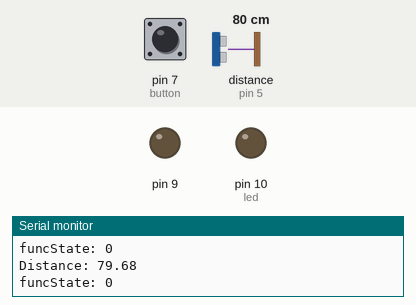
This sketch was run on a simulated Arduino Uno, built with avr-gcc and run on an emulated ATmega328P. On the bench: output pins drawn as LEDs (lit = HIGH), the last lines printed to the serial monitor. Wiring (inferred from the names in the program): ultrasonic range finder: trigger pin 4; echo pin 5. Dashed ring = blinking. The inputs (shaded band) are chosen by the test bench; at power-on: distance to the obstacle (sensor on pin 5) 80 cm, pin 7 (button) LOW. The echo pulse lasts 58.3 µs per cm; pins used as bus, display or sensor lines are not drawn.

Above: at 1.2 s.
1.3 s: distance to the obstacle (sensor on pin 5) set to 9 cm
4.3 s: pin 7 (button) pulled HIGH for 1 s
At 4.58 s:
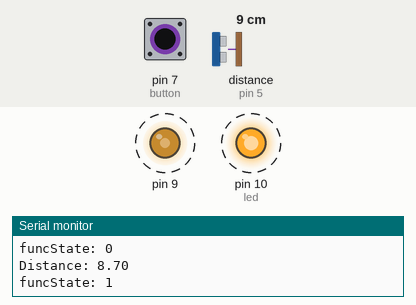
7.3 s: pin 7 (button) pulled HIGH for 0.15 s
At 8.2 s:
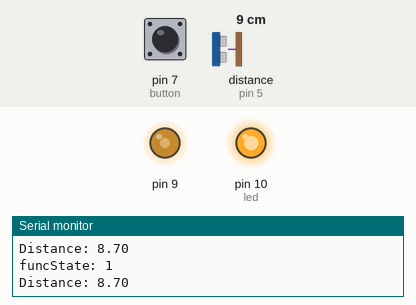
10.4 s: pin 7 (button) pulled HIGH for 3.2 s
At 10.58 s:
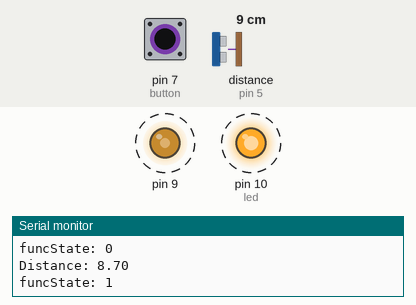
15.1 s: distance to the obstacle (sensor on pin 5) set to 4 cm
Timing chart, 0 to 18.1 s (numbered marks = the images above; inputs shaded):
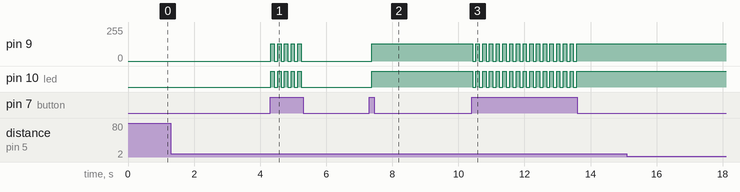

Measured:
- after the input at 4.3 s, pin 9: alternates 128/255 for 0.10 s and 0/255 for 0.10 s, 10 changes in all, then stays 0/255, starting at once; pin 10 (led): alternates HIGH for 0.10 s and LOW for 0.10 s, 10 changes in all, then stays LOW, starting at once
- after the input at 7.3 s, pin 9: 0/255 → 128/255 after 0.08 s; pin 10 (led): LOW → HIGH after 0.08 s
- after the input at 10.4 s, pin 9: alternates 128/255 for 0.10 s and 0/255 for 0.10 s, 32 changes in all, then stays 128/255, starting at once; pin 10 (led): alternates HIGH for 0.10 s and LOW for 0.10 s, 32 changes in all, then stays HIGH, starting at once

The sketch:

HC_SR04_practice.ino
```cpp
#include <TimerOne.h>

const int trigPin = 4;
const int echoPin = 5;
const int led = 10;
const int buzzer = 9;
const int button = 7;

bool funcState = false;

float duration, distance;

void setup() {
  Timer1.initialize();
  Timer1.pwm(buzzer, 0);

  pinMode(trigPin, OUTPUT);
  pinMode(echoPin, INPUT);
  pinMode(led, OUTPUT);
  pinMode(button, INPUT);
  Serial.begin(9600);
}

void loop() {
  digitalWrite(trigPin, LOW);
  delayMicroseconds(2);
  digitalWrite(trigPin, HIGH);
  delayMicroseconds(10);
  digitalWrite(trigPin, LOW);

  duration = pulseIn(echoPin, HIGH);
  distance = (duration * .0343) / 2;

  int reading = digitalRead(button);

  if(reading==HIGH){
    funcState = !funcState;
  }

  if (funcState == true && distance < 10) {
    digitalWrite(led, HIGH);
    Timer1.setPwmDuty(buzzer, 512);
    Timer1.setPeriod(1000000 / 262);
  } else {
    digitalWrite(led, LOW);
    Timer1.setPwmDuty(buzzer, 0);
  }
  Serial.print("Distance: ");
  Serial.println(distance);
  Serial.println((String)"funcState: "+funcState);
  delay(100);
}
```
